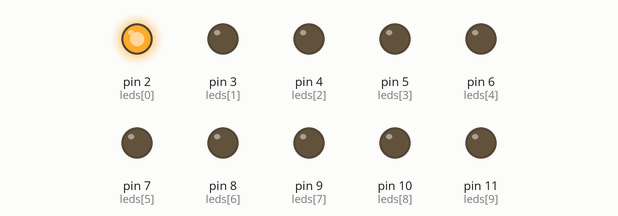
This sketch was run on a simulated Arduino Uno, built with avr-gcc and run on an emulated ATmega328P. Parts: output pins drawn as LEDs (lit = HIGH).

Above: at 0.05 s.
At 0.75 s:
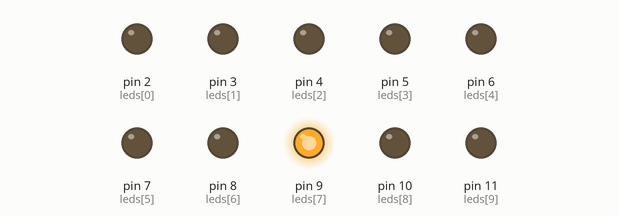
At 1.55 s:
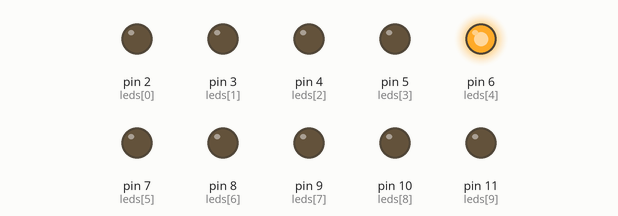
At 2.25 s:
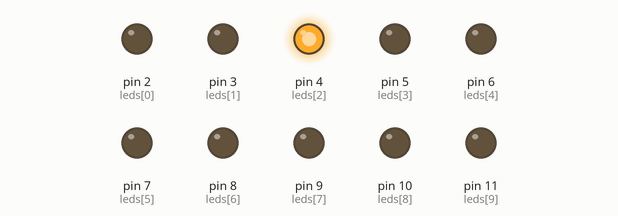
At 3.0 s:
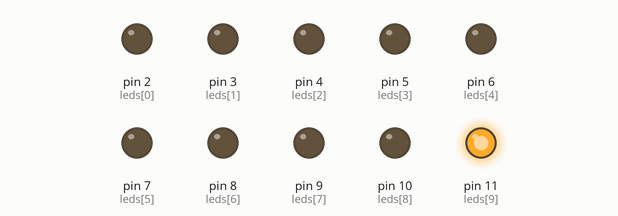
At 4.55 s:
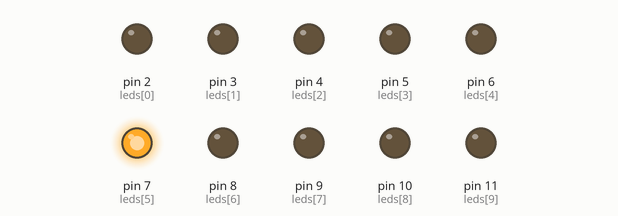
Timing chart, 0 to 4.8 s (numbered marks = the images above):
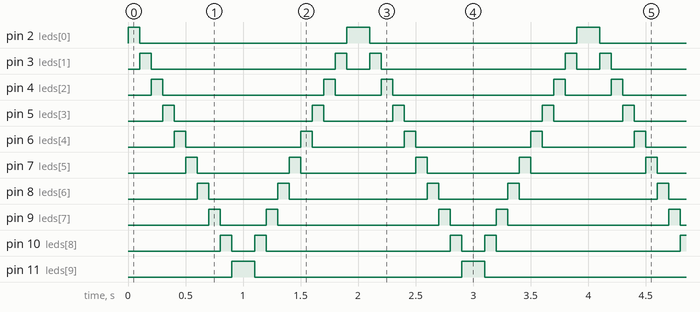

Measured:
- by itself, pin 2 (leds[0]): repeats every 2.0 s: LOW 1.8 s, HIGH 0.20 s
- by itself, pin 3 (leds[1]): repeats every 2.0 s: LOW 1.6 s, HIGH 0.10 s, LOW 0.20 s, HIGH 0.10 s
- by itself, pin 4 (leds[2]): repeats every 2.0 s: LOW 1.4 s, HIGH 0.10 s, LOW 0.40 s, HIGH 0.10 s
- by itself, pin 5 (leds[3]): repeats every 2.0 s: LOW 1.2 s, HIGH 0.10 s, LOW 0.60 s, HIGH 0.10 s
- by itself, pin 6 (leds[4]): repeats every 2.0 s: LOW 1.0 s, HIGH 0.10 s, LOW 0.80 s, HIGH 0.10 s
- by itself, pin 7 (leds[5]): repeats every 2.0 s: LOW 0.80 s, HIGH 0.10 s, LOW 1.0 s, HIGH 0.10 s
- by itself, pin 8 (leds[6]): repeats every 2.0 s: LOW 0.60 s, HIGH 0.10 s, LOW 1.2 s, HIGH 0.10 s
- by itself, pin 9 (leds[7]): repeats every 2.0 s: LOW 0.40 s, HIGH 0.10 s, LOW 1.4 s, HIGH 0.10 s

The sketch:

Ard_uno_luces_seguidoras.ino
```cpp
int leds[] = {2,3,4,5,6,7,8,9,10,11}; // Pines de los 10 LEDs
int numLeds = 10;

void setup() {
  for(int i=0; i<numLeds; i++) {
    pinMode(leds[i], OUTPUT);
  }
}

void loop() {
  // De izquierda a derecha
  for(int i=0; i<numLeds; i++) {
    digitalWrite(leds[i], HIGH);
    delay(100);
    digitalWrite(leds[i], LOW);
  }
  // De derecha a izquierda
  for(int i=numLeds-1; i>=0; i--) {
    digitalWrite(leds[i], HIGH);
    delay(100);
    digitalWrite(leds[i], LOW);
  }
}
```
